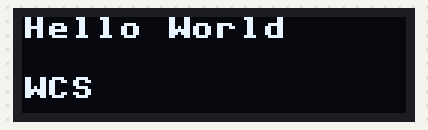
Recording of a program running on a simulated MicroPython board. Shown: 128×32 one-colour display. Library files of the repository ran but are not shown: ssd1306.py.

Above: at 0.1 s.

The program:

OLED.py
```python
from machine import Pin, I2C
from ssd1306 import SSD1306_I2C
WIDTH =128
HEIGHT= 32
i2c=I2C(0,scl=Pin(5),sda=Pin(4),freq=200000)
oled = SSD1306_I2C(WIDTH,HEIGHT,i2c)
while True:
    oled.fill(0)
    oled.text("Hello World", 0, 0)
    oled.text("WCS", 0, 20)
    oled.show()
```
